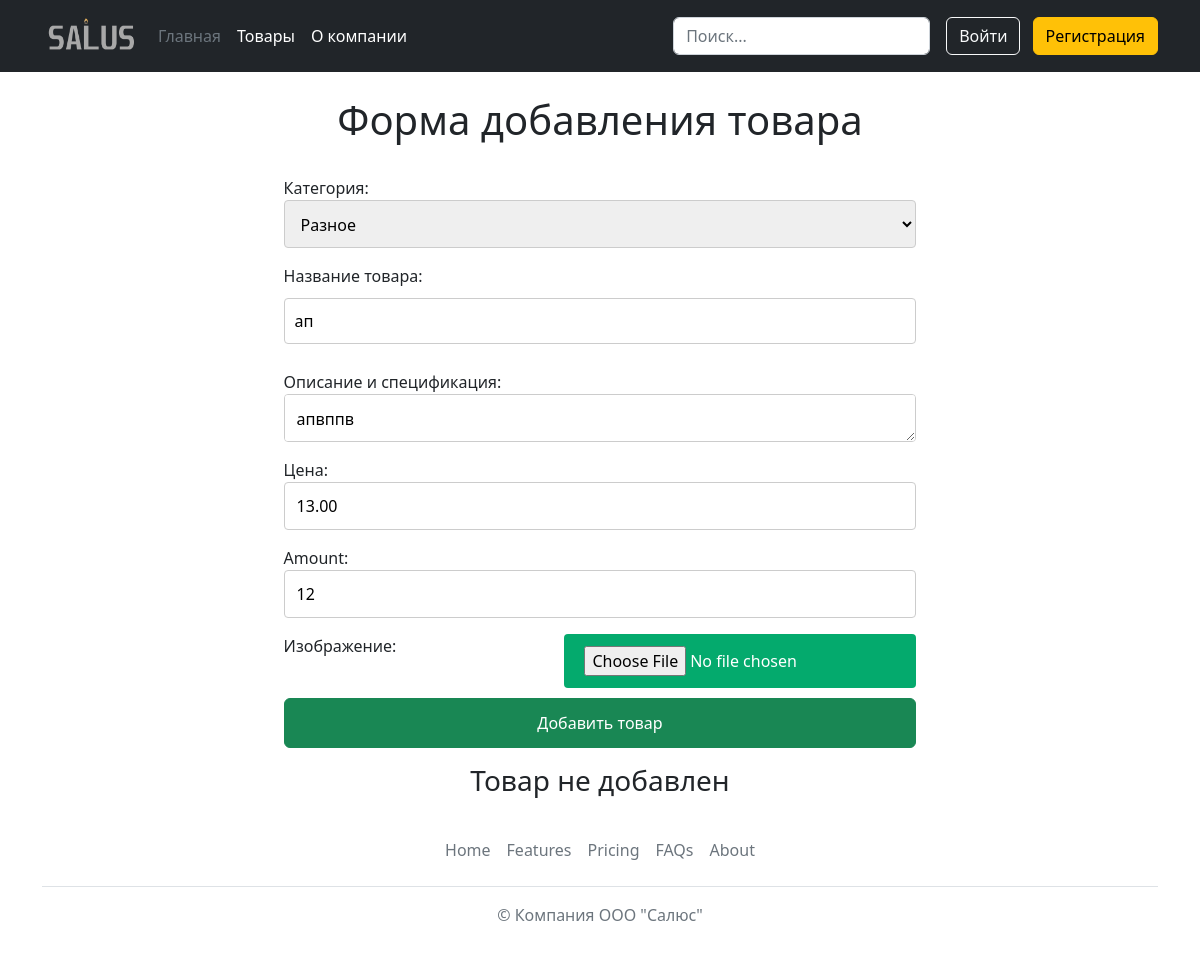
The app's page /product/3/update, older data.
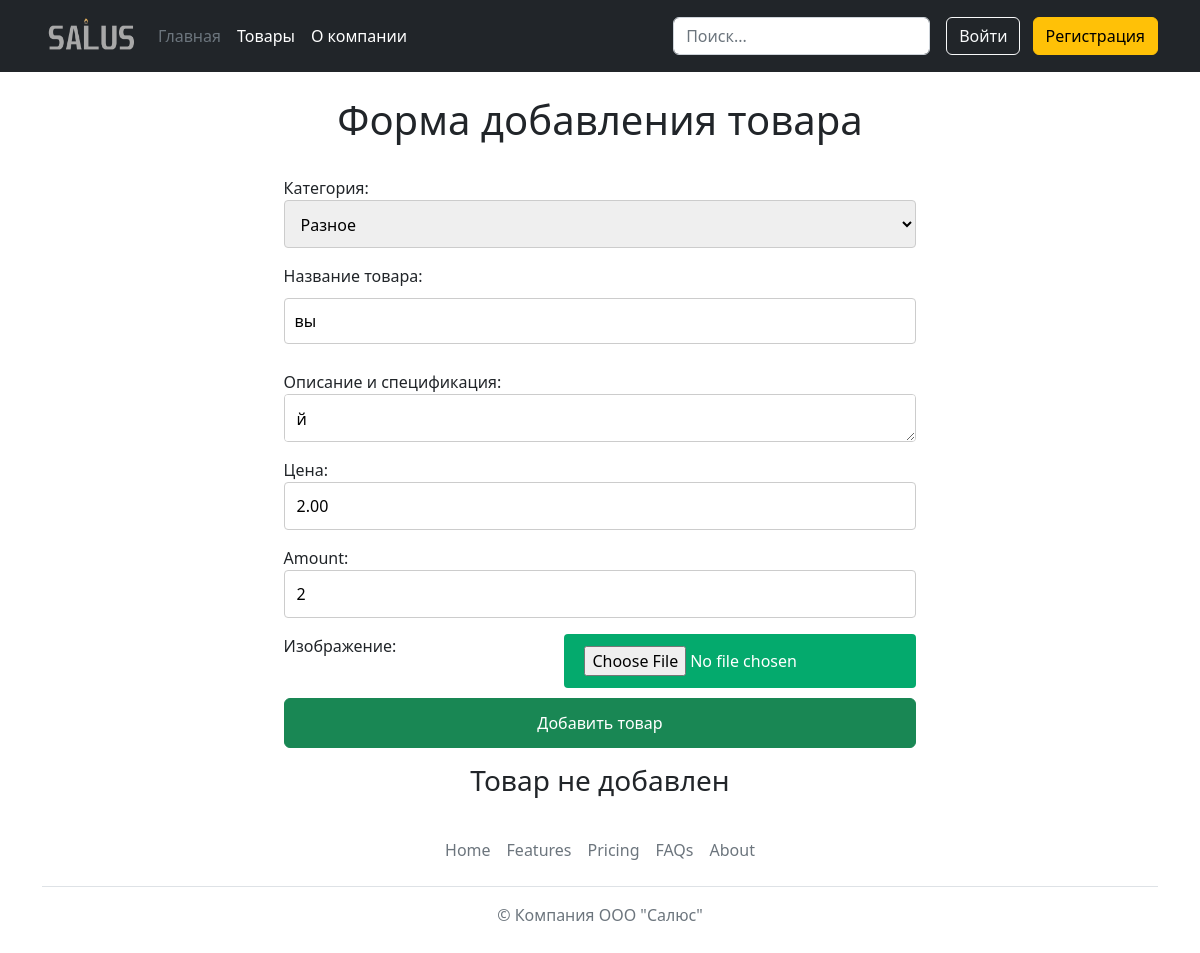
The same page, newer data.
### shop/models.py (models this page shows, shortened)
class Category(models.Model):
    name = models.CharField(max_length=100, db_index=True)
    slug = models.SlugField(max_length=100, unique=True)
    class Meta:
        ordering = ('name', )
        verbose_name = 'Категория'
        verbose_name_plural = 'Категории'
    def __str__(self):
        return self.name

class Product(models.Model):
    category = models.ForeignKey(Category, related_name='products', on_delete=models.CASCADE, verbose_name='Категория')#CASCADE - чтобы ругался на удаление категории
    name = models.CharField(max_length=150, db_index=True, verbose_name='Название товара')
    description = models.TextField(max_length=1000, blank=True, verbose_name='Описание и спецификация')
    price = models.DecimalField(max_digits=6, decimal_places=2, validators=[MinValueValidator(Decimal('0.01'))], verbose_name='Цена')
    amount = models.DecimalField(max_digits=10, decimal_places=0)
    image = models.ImageField(upload_to='product/%Y/%m/%d', blank=True, null=True, verbose_name='Изображение')
    created = models.DateTimeField(auto_now_add=True)
    uploaded = models.DateTimeField(auto_now=True)
    class Meta:
        ordering = ('name',)
        verbose_name = 'Товар'
        verbose_name_plural = 'Товары'

### shop/views.py (the view)
# urls.py: path('<int:pk>/update', views.ProductUpdateView.as_view(), name='product_update'),
class ProductUpdateView(UpdateView):
    model = Product
    template_name = 'product/product_create.html'
    form_class = ProductForm

### shop/forms.py
class ProductForm(ModelForm):
    class Meta:
        model = Product
        fields = '__all__'

### templates/product/product_create.html (shortened to what this page needs)
{%extends 'index.html'%}
{% load static %}
{% block container %}
<div class="center" style="
                display:inline-block;
display: flex;
  flex-direction: column;
  justify-content: center;
  align-items: center;
  min-height: 50vh;
                ">
    <br><h1>Форма добавления товара</h1><br>
    <form method="POST" enctype='multipart/form-data'>
        {{ form.as_p }}<br>
    <button class="btn btn-success" type="submit">Добавить товар</button>
    </form>
    {% if img_obj %}
        <h3>Товар {{img_obj.name}}, успешно добавлен!</h3>
    <img WIDTH="300PX" height="300px"  src="{{ img_obj.image.url}}
">{% else %} <h3>Товар не добавлен</h3>
{% endif %}
</div>
{% endblock container %}

Row changes from the older to the newer data that the page shows:
changed Product "Разное": description "апвппв" → "й"; price "13.00" → "2.00"; amount "12" → "2"
changed through a linked row, Category: name "ап" → "вы"
